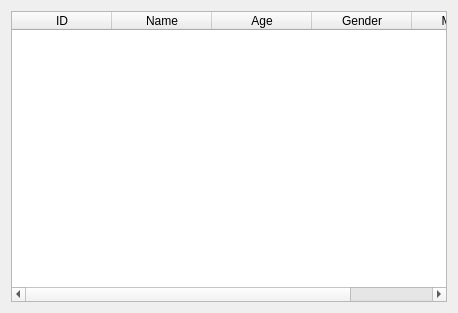
<?xml version="1.0" encoding="UTF-8"?>
<ui version="4.0">
 <class>MainWindow</class>
 <widget class="QMainWindow" name="MainWindow">
  <property name="geometry">
   <rect>
    <x>0</x>
    <y>0</y>
    <width>458</width>
    <height>313</height>
   </rect>
  </property>
  <property name="windowTitle">
   <string>MainWindow</string>
  </property>
  <widget class="QWidget" name="centralWidget">
   <layout class="QHBoxLayout" name="horizontalLayout">
    <item>
     <widget class="QTableWidget" name="tableWidget">
      <column>
       <property name="text">
        <string>ID</string>
       </property>
      </column>
      <column>
       <property name="text">
        <string>Name</string>
       </property>
      </column>
      <column>
       <property name="text">
        <string>Age</string>
       </property>
      </column>
      <column>
       <property name="text">
        <string>Gender</string>
       </property>
      </column>
      <column>
       <property name="text">
        <string>Married</string>
       </property>
      </column>
     </widget>
    </item>
   </layout>
  </widget>
 </widget>
 <layoutdefault spacing="6" margin="11"/>
 <resources/>
 <connections/>
</ui>
